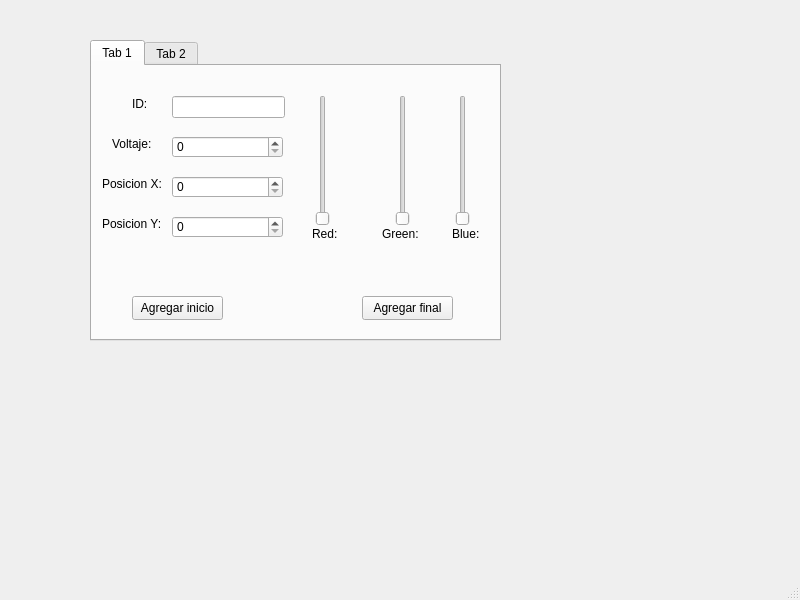
<?xml version="1.0" encoding="UTF-8"?>
<ui version="4.0">
 <class>MainWindow</class>
 <widget class="QMainWindow" name="MainWindow">
  <property name="geometry">
   <rect>
    <x>0</x>
    <y>0</y>
    <width>800</width>
    <height>600</height>
   </rect>
  </property>
  <property name="windowTitle">
   <string>MainWindow</string>
  </property>
  <widget class="QWidget" name="centralwidget">
   <widget class="QTabWidget" name="tabWidget">
    <property name="geometry">
     <rect>
      <x>90</x>
      <y>40</y>
      <width>411</width>
      <height>301</height>
     </rect>
    </property>
    <property name="currentIndex">
     <number>0</number>
    </property>
    <widget class="QWidget" name="tab">
     <attribute name="title">
      <string>Tab 1</string>
     </attribute>
     <widget class="QLabel" name="label">
      <property name="geometry">
       <rect>
        <x>40</x>
        <y>30</y>
        <width>49</width>
        <height>16</height>
       </rect>
      </property>
      <property name="text">
       <string>ID:</string>
      </property>
     </widget>
     <widget class="QLineEdit" name="lineEdit">
      <property name="geometry">
       <rect>
        <x>80</x>
        <y>30</y>
        <width>113</width>
        <height>22</height>
       </rect>
      </property>
     </widget>
     <widget class="QLabel" name="label_2">
      <property name="geometry">
       <rect>
        <x>20</x>
        <y>70</y>
        <width>49</width>
        <height>16</height>
       </rect>
      </property>
      <property name="text">
       <string>Voltaje:</string>
      </property>
     </widget>
     <widget class="QSpinBox" name="spinBox">
      <property name="geometry">
       <rect>
        <x>80</x>
        <y>70</y>
        <width>111</width>
        <height>22</height>
       </rect>
      </property>
     </widget>
     <widget class="QLabel" name="label_3">
      <property name="geometry">
       <rect>
        <x>10</x>
        <y>110</y>
        <width>61</width>
        <height>16</height>
       </rect>
      </property>
      <property name="text">
       <string>Posicion X:</string>
      </property>
     </widget>
     <widget class="QSpinBox" name="spinBox_2">
      <property name="geometry">
       <rect>
        <x>80</x>
        <y>110</y>
        <width>111</width>
        <height>22</height>
       </rect>
      </property>
     </widget>
     <widget class="QLabel" name="label_4">
      <property name="geometry">
       <rect>
        <x>10</x>
        <y>150</y>
        <width>61</width>
        <height>16</height>
       </rect>
      </property>
      <property name="text">
       <string>Posicion Y:</string>
      </property>
     </widget>
     <widget class="QSpinBox" name="spinBox_3">
      <property name="geometry">
       <rect>
        <x>80</x>
        <y>150</y>
        <width>111</width>
        <height>22</height>
       </rect>
      </property>
     </widget>
     <widget class="QLabel" name="label_5">
      <property name="geometry">
       <rect>
        <x>220</x>
        <y>160</y>
        <width>49</width>
        <height>16</height>
       </rect>
      </property>
      <property name="text">
       <string>Red:</string>
      </property>
     </widget>
     <widget class="QSlider" name="verticalSlider">
      <property name="geometry">
       <rect>
        <x>220</x>
        <y>29</y>
        <width>22</width>
        <height>131</height>
       </rect>
      </property>
      <property name="orientation">
       <enum>Qt::Vertical</enum>
      </property>
     </widget>
     <widget class="QLabel" name="label_6">
      <property name="geometry">
       <rect>
        <x>290</x>
        <y>160</y>
        <width>49</width>
        <height>16</height>
       </rect>
      </property>
      <property name="text">
       <string>Green:</string>
      </property>
     </widget>
     <widget class="QSlider" name="verticalSlider_2">
      <property name="geometry">
       <rect>
        <x>300</x>
        <y>29</y>
        <width>22</width>
        <height>131</height>
       </rect>
      </property>
      <property name="orientation">
       <enum>Qt::Vertical</enum>
      </property>
     </widget>
     <widget class="QLabel" name="label_7">
      <property name="geometry">
       <rect>
        <x>360</x>
        <y>160</y>
        <width>49</width>
        <height>16</height>
       </rect>
      </property>
      <property name="text">
       <string>Blue:</string>
      </property>
     </widget>
     <widget class="QSlider" name="verticalSlider_3">
      <property name="geometry">
       <rect>
        <x>360</x>
        <y>29</y>
        <width>22</width>
        <height>131</height>
       </rect>
      </property>
      <property name="orientation">
       <enum>Qt::Vertical</enum>
      </property>
     </widget>
     <widget class="QPushButton" name="pushButton">
      <property name="geometry">
       <rect>
        <x>40</x>
        <y>230</y>
        <width>91</width>
        <height>24</height>
       </rect>
      </property>
      <property name="text">
       <string>Agregar inicio</string>
      </property>
     </widget>
     <widget class="QPushButton" name="pushButton_2">
      <property name="geometry">
       <rect>
        <x>270</x>
        <y>230</y>
        <width>91</width>
        <height>24</height>
       </rect>
      </property>
      <property name="text">
       <string>Agregar final</string>
      </property>
     </widget>
    </widget>
    <widget class="QWidget" name="tab_2">
     <attribute name="title">
      <string>Tab 2</string>
     </attribute>
     <widget class="QPlainTextEdit" name="plainTextEdit">
      <property name="geometry">
       <rect>
        <x>20</x>
        <y>10</y>
        <width>361</width>
        <height>211</height>
       </rect>
      </property>
     </widget>
     <widget class="QPushButton" name="pushButton_3">
      <property name="geometry">
       <rect>
        <x>170</x>
        <y>230</y>
        <width>75</width>
        <height>24</height>
       </rect>
      </property>
      <property name="text">
       <string>Visualizar</string>
      </property>
     </widget>
    </widget>
   </widget>
  </widget>
  <widget class="QMenuBar" name="menubar">
   <property name="geometry">
    <rect>
     <x>0</x>
     <y>0</y>
     <width>800</width>
     <height>22</height>
    </rect>
   </property>
  </widget>
  <widget class="QStatusBar" name="statusbar"/>
 </widget>
 <resources/>
 <connections/>
</ui>
